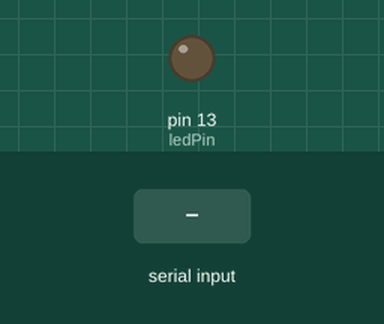
Simulated run of this sketch. Board: Arduino Uno, built with avr-gcc and run on an emulated ATmega328P. On the bench: output pins drawn as LEDs (lit = HIGH). The test bench sets the inputs (shaded band). What the sketch prints to the serial monitor is not drawn.

Above: at 1.2 s.
1.3 s: "H" received over Serial
At 2.2 s:
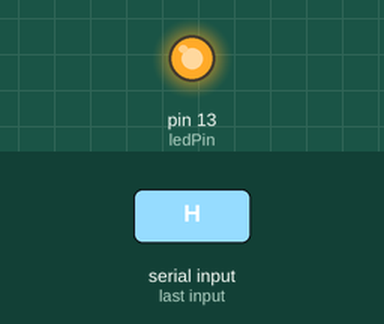
2.8 s: "L" received over Serial
At 3.4 s:
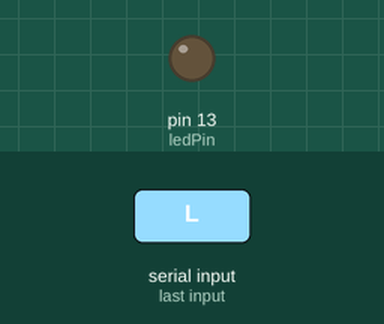
Timing chart, 0 to 5.8 s (numbered marks = the images above; inputs shaded):
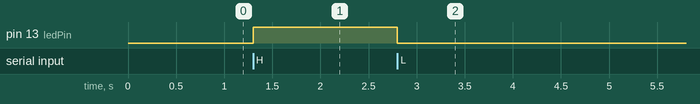

The sketch:

arduino.ino
```cpp
const int ledPin = 13; // the pin that the LED is attached to
int incomingByte;      // a variable to read incoming serial data into

void setup() {
  // initialize serial communication:
  Serial.begin(9600);
  // initialize the LED pin as an output:
  pinMode(ledPin, OUTPUT);
  Serial.write("Start");
}

void loop() {
  // see if there's incoming serial data:
  if (Serial.available() > 0) {
    // read the oldest byte in the serial buffer:
    incomingByte = Serial.read();
    // if it's a capital H (ASCII 72), turn on the LED:
    if (incomingByte == 'H') {
      digitalWrite(ledPin, HIGH);
    }
    // if it's an L (ASCII 76) turn off the LED:
    if (incomingByte == 'L') {
      digitalWrite(ledPin, LOW);
    }
    Serial.write("Recieved");
  }
}
```

Measured:
- after the input at 1.3 s, pin 13 (ledPin): LOW → HIGH at once
- after the input at 2.8 s, pin 13 (ledPin): HIGH → LOW at once
